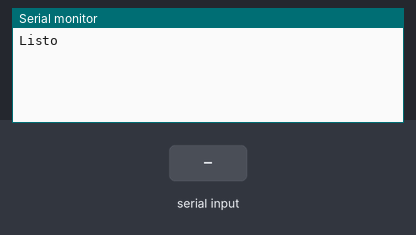
A sketch run on a simulated Arduino Uno, built with avr-gcc and run on an emulated ATmega328P. Parts: the last lines printed to the serial monitor. The test bench sets the inputs (shaded band).

Above: at 1.2 s.
1.3 s: "1" received over Serial
At 2.9 s:
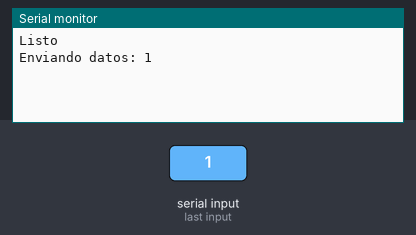
3.8 s: "1" received over the second serial link
At 5.9 s:
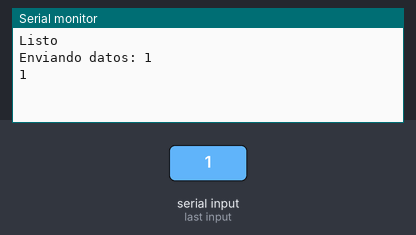
6.2 s: "0" received over Serial
At 7.6 s:
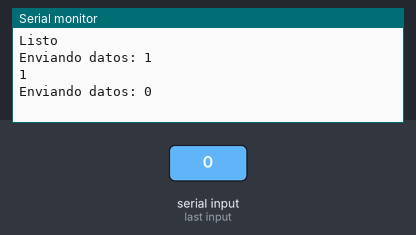
7.7 s: "0" received over the second serial link
At 9.9 s:
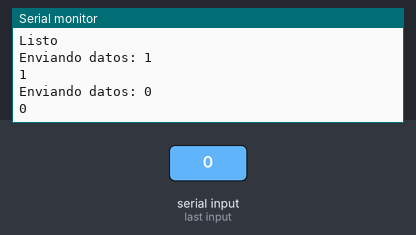

The sketch:

main.ino
```cpp
/*
  Capitulo 24 de Arduino desde cero en Español.
  Programa que permite establecer una comunicacion con el modulo Bluetooth HC-05
  y configurarlo de manera tal que pueda ser vinculado mediante un telefono
  movil o dispositivo compatible.

  Autor: bitwiseAr

*/

#include <SoftwareSerial.h>
SoftwareSerial miBT(5, 6);  // pin 10 como RX, pin 11 como TX

void setup(){
  Serial.begin(9600);   // comunicacion de monitor serial a 9600 bps
  Serial.println("Listo");  // escribe Listo en el monitor
  miBT.begin(38400);    // comunicacion serie entre Arduino y el modulo a 38400 bps


}

void loop()
{
  if (miBT.available())
  {
      //const char a = miBT.read();

      String b = miBT.readString();
      String check = "123";

      Serial.println(b);

      if(check == b)
      {
        Serial.println("IGUAL");
      }
  }

  if (Serial.available())
  {
    String a = Serial.readString();
    //miBT.write(a);
    miBT.print(a);
    Serial.println("Enviando datos: " + a);
  }

}
```

Measured:
- after the input at 1.3 s, the serial monitor: prints a new line after 1.0 s (image 1)
- after the input at 3.8 s, the serial monitor: prints a new line after 1.0 s (image 2)
- after the input at 6.2 s, the serial monitor: prints a new line after 1.0 s (image 3)
- after the input at 7.7 s, the serial monitor: prints a new line after 1.0 s (image 4)
